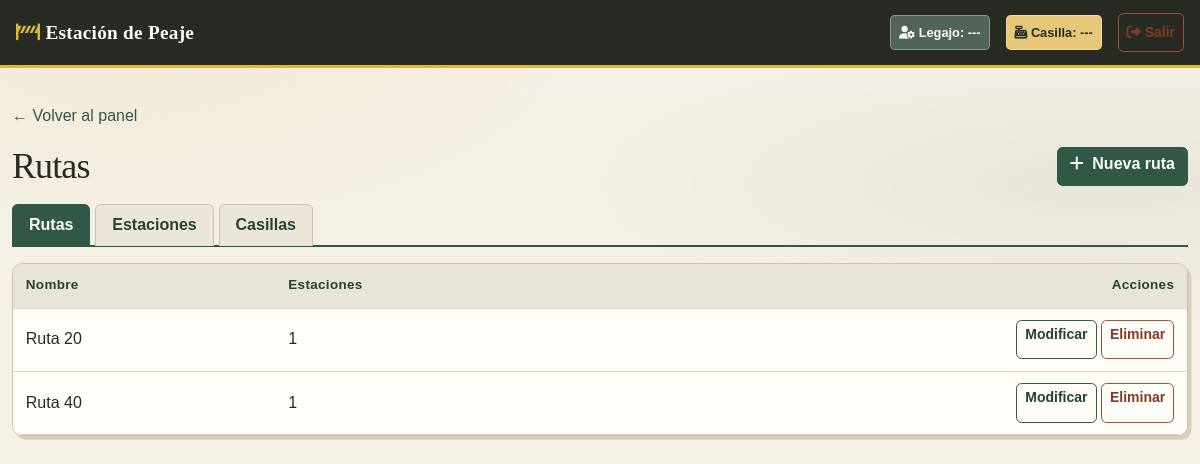
Page /panel/rutas/ (signed in) on the earlier database version.
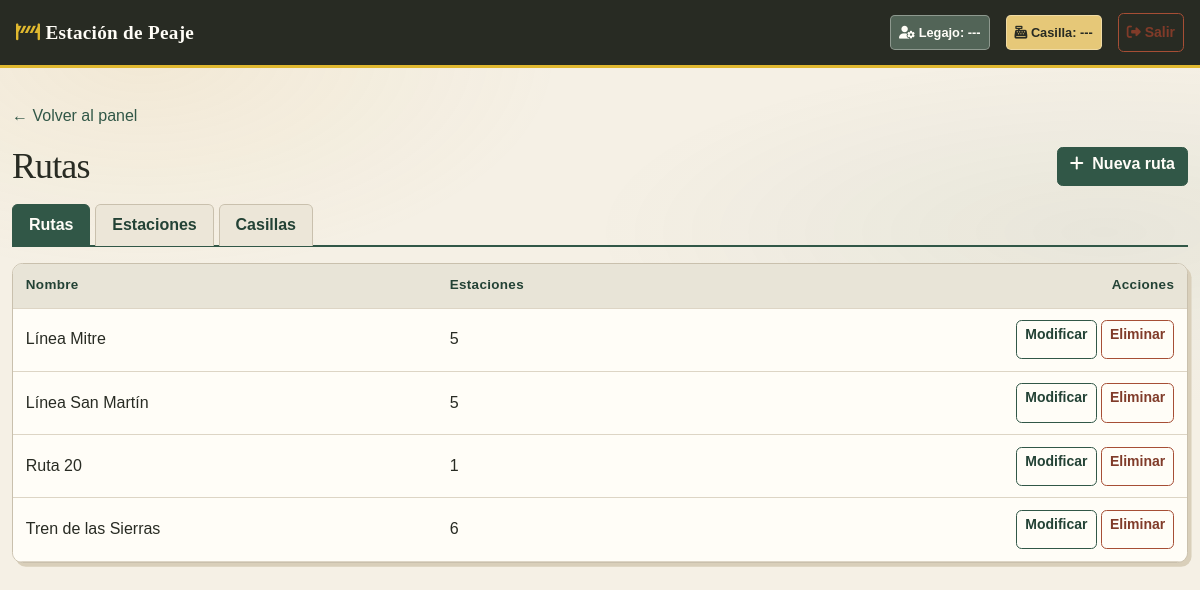
Same page on the later database version.
### core/models.py (models this page shows, shortened)
class Ruta(models.Model):
    id_ruta = models.AutoField(primary_key=True)
    nombre = models.CharField(max_length=100)
    ramal = models.CharField(max_length=100, blank=True, default="")
    class Meta:
        db_table = "ruta"

### core/views.py (the view)
# urls.py: path('panel/rutas/', views.RutaListView.as_view(), name='rutas'),
class RutaListView(SoloAdminMixin, ListView):
    model = Ruta                                   # Qué modelo listar
    template_name = 'panel/rutas_lista.html'       # Template que se muestra
    context_object_name = 'rutas'                  # Nombre de la lista dentro del template
    ordering = ['nombre']                          # Orden alfabético

### core/models.py (called while the page is built)
    @property
    def is_active(self):
        return self.activo

### core/views.py (called while the page is built)
    def test_func(self):
        u = self.request.user
        return u.is_authenticated and u.es_administrador

### templates/panel/rutas_lista.html (shortened to what this page needs)
{% extends 'base.html' %}
{% block content %}
<a href="/prueba/" class="text-decoration-none">&larr; Volver al panel</a>
<div class="d-flex justify-content-between align-items-center my-3">
    <h1 class="h3 mb-0">Rutas</h1>
    <a href="{% url 'ruta_crear' %}" class="btn btn-success">
        <i class="fa-solid fa-plus me-1"></i> Nueva ruta
    </a>
</div>
{% include 'panel/_tabs.html' %}
<div class="card shadow-sm border-0">
    <table class="table table-hover mb-0">
        <thead class="table-light">
            <tr>
                <th>Nombre</th>
                <th>Estaciones</th>
                <th class="text-end">Acciones</th>
            </tr>
        </thead>
        <tbody>
            {% for ruta in rutas %}
            <tr>
                <td>{{ ruta.nombre }}</td>
                <td>{{ ruta.estaciones.count }}</td>
                <td class="text-end">
                    <a href="{% url 'ruta_editar' ruta.pk %}" class="btn btn-sm btn-outline-primary">Modificar</a>
                    <a href="{% url 'ruta_borrar' ruta.pk %}" class="btn btn-sm btn-outline-danger">Eliminar</a>
                </td>
            </tr>
            {% empty %}
            <tr><td colspan="3" class="text-center text-muted py-4">No hay rutas cargadas.</td></tr>
            {% endfor %}
        </tbody>
    </table>
</div>
{% endblock %}

Differences in the rows shown:
added Ruta: nombre "Línea Mitre", estaciones.count "5"
added Ruta: nombre "Línea San Martín", estaciones.count "5"
changed Ruta: nombre "Ruta 40" → "Tren de las Sierras"; estaciones.count "1" → "6"
